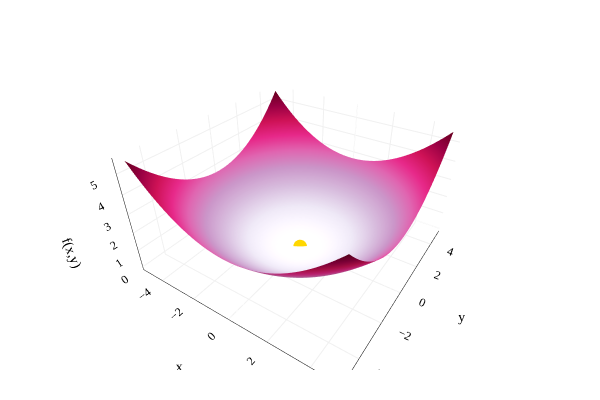

The notebook cell this image was saved under:
### Markdown cell above
---

## Optimization

To minimize (or maximize) a function $f: \mathbb{R} \to \mathbb{R}$, we solved for critical points, which were points where the (single variable) derivative was 0, and used the second derivative test to classify them as minima or maxima (or neither, like in the case of $f(x) = x^3$ at $x = 0$).

The analog in the $\mathbb{R}^2 \rightarrow \mathbb{R}$ case is solving for the points where **both partial derivatives are 0**, which corresponds to the points where the function is neither increasing nor decreasing along either axis.

In the case of our first example,

$$f(x, y) = \frac{x^2 + y^2}{9}$$

the partial derivatives were relatively simple,

$$\frac{\partial f}{\partial x} = \frac{2x}{9}, \quad \frac{\partial f}{\partial y} = \frac{2y}{9}$$

and both are 0 when $x = y = 0$. So, $(0, 0, f(0))$ is a critical point, and we can see visually that it's a global minimum.

(Notice that above I wrote $\frac{\partial f}{\partial x}$ and $\frac{\partial f}{\partial y}$ instead of $\frac{\partial f}{\partial x}(x, y)$ and $\frac{\partial f}{\partial y}(x, y)$ to save space, but don't forget that both partial derivatives are functions of both $x$ and $y$ in general.)

### Code cell
import numpy as np
import plotly.graph_objects as go

# Grid for paraboloid
x = np.linspace(-5, 5, 50)
y = np.linspace(-5, 5, 50)
X, Y = np.meshgrid(x, y)
a = 3
Z = (X**2 + Y ** 2) / a**2

fig = go.Figure()

# Paraboloid only, with RdBu_r colorscale
fig.add_trace(go.Surface(
    z=Z, x=X, y=Y, 
    colorscale="PuRd", 
    opacity=1, 
    name="Paraboloid", 
    showscale=False
))

# Add gold point at (0, 0, 0) and label it "global minimum"
fig.add_trace(go.Scatter3d(
    x=[0],
    y=[0],
    z=[0],
    mode='markers+text',
    marker=dict(size=8, color='gold', symbol='circle'),
    # text=["global minimum"],
    textposition="top center",
    name="Global Minimum"
))

fig.update_layout(
    scene=dict(
        xaxis=dict(
            title=r"x",
            backgroundcolor="white",
            gridcolor="#f0f0f0",
            showbackground=True,
            showline=True,
            linecolor="black",
            linewidth=1,
        ),
        yaxis=dict(
            title=r"y",
            backgroundcolor="white",
            gridcolor="#f0f0f0",
            showbackground=True,
            showline=True,
            linecolor="black",
            linewidth=1,
        ),
        zaxis=dict(
            title=r"f(x,y)",
            backgroundcolor="white",
            gridcolor="#f0f0f0",
            showbackground=True,
            showline=True,
            linecolor="black",
            linewidth=1,
        ),
        bgcolor="white"
    ),
    paper_bgcolor='white',
    plot_bgcolor='white',
    margin=dict(l=30, r=30, t=30, b=30),
    autosize=True,
    width=600,
    height=400,
    font=dict(
        family="Palatino Linotype, Palatino, serif",
        color="black"
    ),
    scene_camera=dict(
        eye=dict(x=1, y=-1.5, z=1.2)
    )
)

fig.show()

### Figure 1 — Plotly figure (JSON) as saved in the notebook; plotly's stock layout.template omitted (floating-point values rounded to 4 significant figures; data arrays with more than 128 entries replaced by an {"elided": "..."} marker saying what was removed)
{"data": [{"colorscale": [[0, "rgb(247,244,249)"], [0.125, "rgb(231,225,239)"], [0.25, "rgb(212,185,218)"], [0.375, "rgb(201,148,199)"], [0.5, "rgb(223,101,176)"], [0.625, "rgb(231,41,138)"], [0.75, "rgb(206,18,86)"], [0.875, "rgb(152,0,67)"], [1, "rgb(103,0,31)"]], "name": "Paraboloid", "opacity": 1, "showscale": false, "type": "surface", "x": {"elided": "50x50 float values"}, "y": {"elided": "50x50 float values"}, "z": {"elided": "50x50 float values"}}, {"marker": {"color": "gold", "size": 8, "symbol": "circle"}, "mode": "markers+text", "name": "Global Minimum", "textposition": "top center", "type": "scatter3d", "x": [0], "y": [0], "z": [0]}], "layout": {"autosize": true, "font": {"color": "black", "family": "Palatino Linotype, Palatino, serif"}, "height": 400, "margin": {"b": 30, "l": 30, "r": 30, "t": 30}, "paper_bgcolor": "white", "plot_bgcolor": "white", "scene": {"bgcolor": "white", "camera": {"eye": {"x": 1, "y": -1.5, "z": 1.2}}, "xaxis": {"backgroundcolor": "white", "gridcolor": "#f0f0f0", "linecolor": "black", "linewidth": 1, "showbackground": true, "showline": true, "title": {"text": "x"}}, "yaxis": {"backgroundcolor": "white", "gridcolor": "#f0f0f0", "linecolor": "black", "linewidth": 1, "showbackground": true, "showline": true, "title": {"text": "y"}}, "zaxis": {"backgroundcolor": "white", "gridcolor": "#f0f0f0", "linecolor": "black", "linewidth": 1, "showbackground": true, "showline": true, "title": {"text": "f(x,y)"}}}, "width": 600}}
